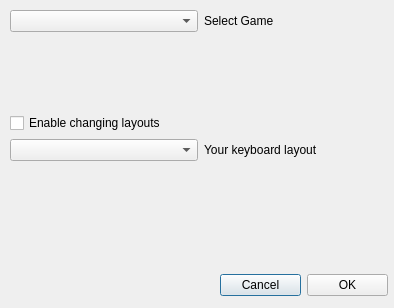
<?xml version="1.0" encoding="UTF-8"?>
<ui version="4.0">
 <class>gameSettings</class>
 <widget class="QDialog" name="gameSettings">
  <property name="geometry">
   <rect>
    <x>0</x>
    <y>0</y>
    <width>394</width>
    <height>308</height>
   </rect>
  </property>
  <property name="windowTitle">
   <string>Game settings</string>
  </property>
  <widget class="QWidget" name="layoutWidget">
   <property name="geometry">
    <rect>
     <x>220</x>
     <y>270</y>
     <width>168</width>
     <height>30</height>
    </rect>
   </property>
   <layout class="QHBoxLayout" name="horizontalLayout">
    <item>
     <widget class="QPushButton" name="pushButton_2">
      <property name="text">
       <string>Cancel</string>
      </property>
     </widget>
    </item>
    <item>
     <widget class="QPushButton" name="pushButton">
      <property name="text">
       <string>OK</string>
      </property>
     </widget>
    </item>
   </layout>
  </widget>
  <widget class="QWidget" name="">
   <property name="geometry">
    <rect>
     <x>10</x>
     <y>10</y>
     <width>381</width>
     <height>151</height>
    </rect>
   </property>
   <layout class="QVBoxLayout" name="verticalLayout">
    <item>
     <layout class="QHBoxLayout" name="horizontalLayout_2">
      <item>
       <widget class="QComboBox" name="gameSelect"/>
      </item>
      <item>
       <widget class="QLabel" name="label">
        <property name="text">
         <string>Select Game</string>
        </property>
       </widget>
      </item>
     </layout>
    </item>
    <item>
     <spacer name="verticalSpacer_2">
      <property name="orientation">
       <enum>Qt::Vertical</enum>
      </property>
      <property name="sizeHint" stdset="0">
       <size>
        <width>20</width>
        <height>40</height>
       </size>
      </property>
     </spacer>
    </item>
    <item>
     <spacer name="verticalSpacer">
      <property name="orientation">
       <enum>Qt::Vertical</enum>
      </property>
      <property name="sizeHint" stdset="0">
       <size>
        <width>20</width>
        <height>40</height>
       </size>
      </property>
     </spacer>
    </item>
    <item>
     <widget class="QCheckBox" name="gameChangeLayouts">
      <property name="text">
       <string>Enable changing layouts</string>
      </property>
     </widget>
    </item>
    <item>
     <layout class="QHBoxLayout" name="horizontalLayout_3">
      <item>
       <widget class="QComboBox" name="yourGameLayout"/>
      </item>
      <item>
       <widget class="QLabel" name="label_2">
        <property name="text">
         <string>Your keyboard layout</string>
        </property>
       </widget>
      </item>
     </layout>
    </item>
   </layout>
  </widget>
 </widget>
 <resources/>
 <connections/>
</ui>
